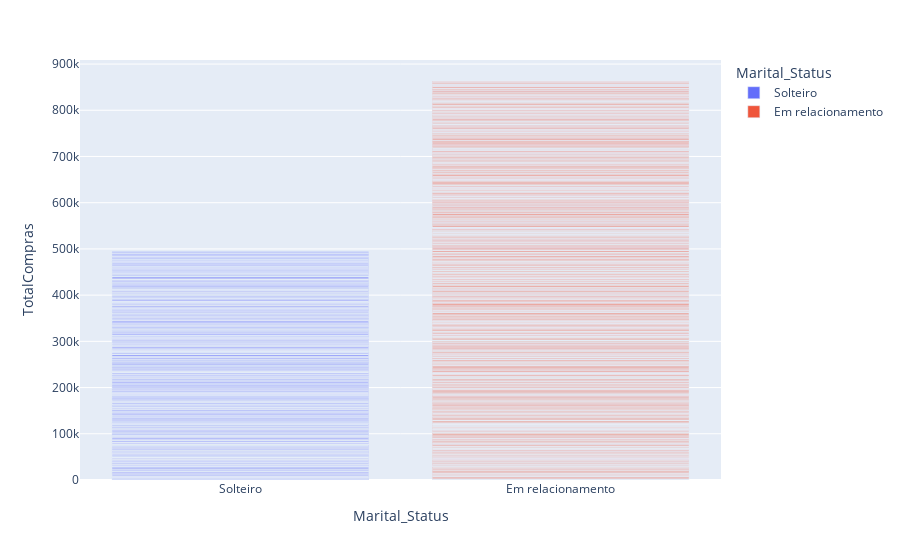

Notebook cell for this chart:
### Code cell
import plotly.express as px

df_edu = df[['Marital_Status', 'TotalCompras']]

fig = px.bar(df_edu, x='Marital_Status', y='TotalCompras', color = 'Marital_Status')
fig.show()

### Figure 1 — Plotly figure (JSON) as saved in the notebook; plotly's stock layout.template omitted (floating-point values rounded to 4 significant figures; data arrays with more than 128 entries replaced by an {"elided": "..."} marker saying what was removed)
{"data": [{"alignmentgroup": "True", "hovertemplate": "Marital_Status=%{x}<br>TotalCompras=%{y}<extra></extra>", "legendgroup": "Solteiro", "marker": {"color": "#636efa", "pattern": {"shape": ""}}, "name": "Solteiro", "offsetgroup": "Solteiro", "orientation": "v", "showlegend": true, "textposition": "auto", "type": "bar", "x": {"elided": "796 str values"}, "xaxis": "x", "y": {"elided": "796 int values"}, "yaxis": "y"}, {"alignmentgroup": "True", "hovertemplate": "Marital_Status=%{x}<br>TotalCompras=%{y}<extra></extra>", "legendgroup": "Em relacionamento", "marker": {"color": "#EF553B", "pattern": {"shape": ""}}, "name": "Em relacionamento", "offsetgroup": "Em relacionamento", "orientation": "v", "showlegend": true, "textposition": "auto", "type": "bar", "x": {"elided": "1444 str values"}, "xaxis": "x", "y": {"elided": "1444 int values"}, "yaxis": "y"}], "layout": {"barmode": "relative", "legend": {"title": {"text": "Marital_Status"}, "tracegroupgap": 0}, "margin": {"t": 60}, "xaxis": {"anchor": "y", "categoryarray": ["Solteiro", "Em relacionamento"], "categoryorder": "array", "domain": [0, 1], "title": {"text": "Marital_Status"}}, "yaxis": {"anchor": "x", "domain": [0, 1], "title": {"text": "TotalCompras"}}}}
